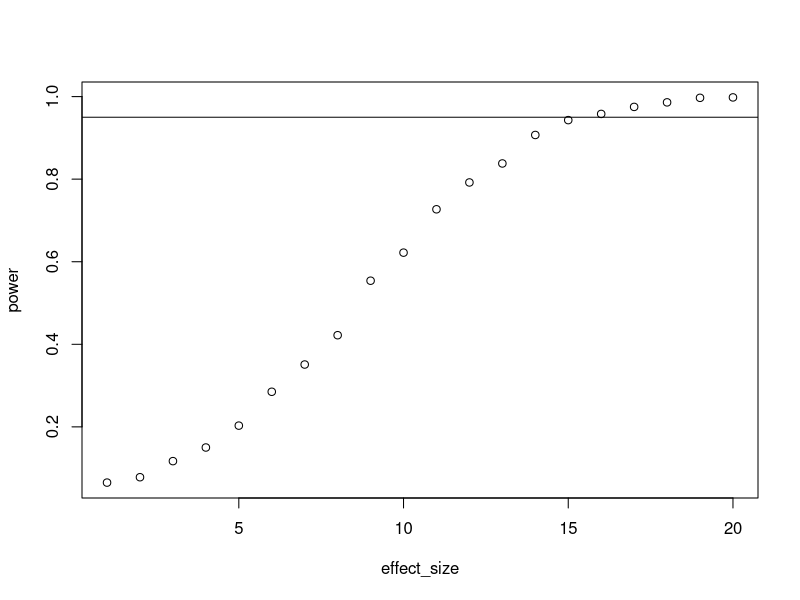

The R source for this figure:
## ---- chunk 1
n <- 25
effects <- seq(1, 20, 1)
draws <- 1e3
sd <- 15

outcomes <- 
  data.frame(
    effect_size = NULL,
    power = NULL
  )

for (aneffect in effects) {
  
  pvalues <- NULL
  
  for (i in 1:draws) {
    
    control <- rnorm(n, 100, sd)
    treatment <- rnorm(n, 100 + aneffect, sd)
    t <- t.test(control, treatment)
    
    pvalues[i] <- t$p.value
  }
  
  outcomes <- 
    rbind(
      outcomes,
      data.frame(
        effect_size = aneffect,
        power = sum(pvalues < 0.05) / length(pvalues)
      )
    )
}
## ---- chunk 2
#| echo: false

with(outcomes, plot(effect_size, power))
abline(h = 0.95)
